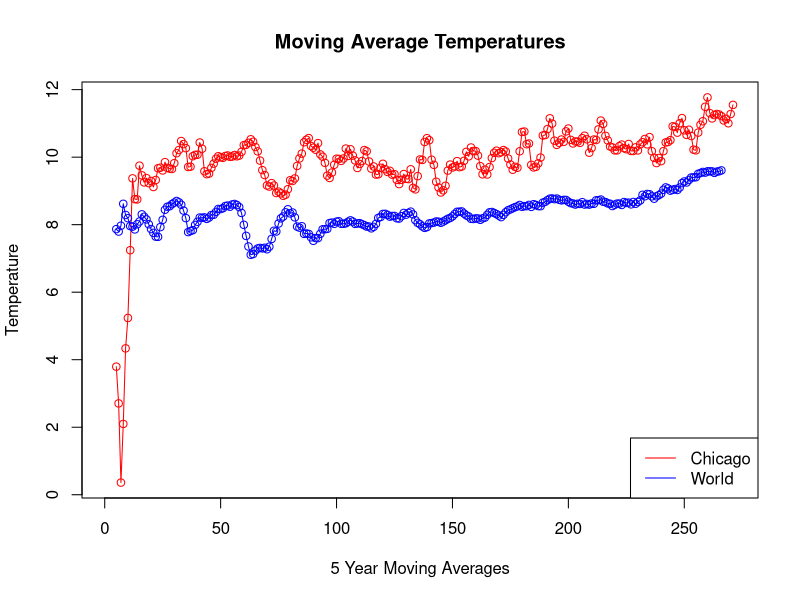
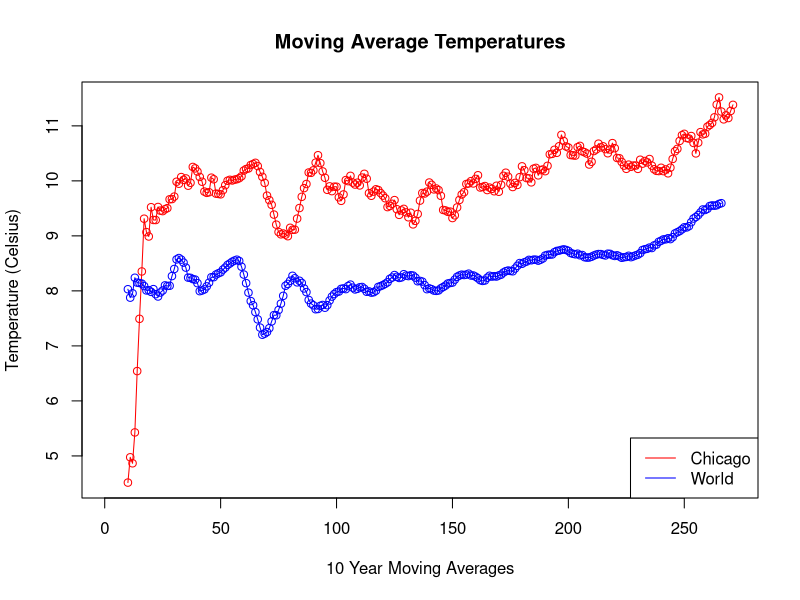

These figures' R source, in order:
#Load Packages
install.packages('ggplot2')
library(ggplot2)


setwd('//Users/nirupamaprv/Documents/nimmu/Nanodegree/WeatherProject')
getwd()

#Read Chicago city temperature averages
cityInfo <- read.csv('ChicagoResults.csv')
View(cityInfo)

#Read global temperature averages results
globalInfo <- read.csv('globalResults.csv')
View(globalInfo)


# Create the data for the chart 
world <- c(globalInfo$FiveYearMA)
chiTown<- c(cityInfo$FiveYearMA)


#assign colors- blue for global temperatures and red for Chicago
# as observed in CSV that global temperatures hotter than Chicago temperatures
# following standard color conventions: red = hot, blue = cold
# Give the chart file a name.
png(file = "AvgTempGlobalvsChicago.jpg")

# Plot the bar chart.
plot(chiTown,type = "o",col = "red", xlab = "5 Year Moving Averages", ylab = "Temperature", 
     main = "Moving Average Temperatures")

lines(world, type = "o", col = "blue")
# Add a legend
legend('bottomright', legend=c("Chicago", "World"),
       lty=1,
       col=c("red", "blue"))
# Save the file.
dev.off()

# Create the data -10yrMA for the chart 
world10 <- c(globalInfo$TenYearMA)
chiTown10<- c(cityInfo$TenYearMA)


#assign colors- blue for global temperatures and red for Chicago
# as observed in CSV that global temperatures hotter than Chicago temperatures
# following standard color conventions: red = hot, blue = cold
# Give the chart file a name.
png(file = "AvgTempGlobalvsChicago10YrMALeg.jpg")

# Plot the bar chart.
plot(chiTown10,type = "o",col = "red", xlab = "10 Year Moving Averages", ylab = "Temperature (Celsius)", 
     main = "Moving Average Temperatures")
lines(world10, type = "o", col = "blue")
# Add a legend
legend('bottomright', legend=c("Chicago", "World"),
       lty=1,
       col=c("red", "blue"))
# Save the file.
dev.off()


